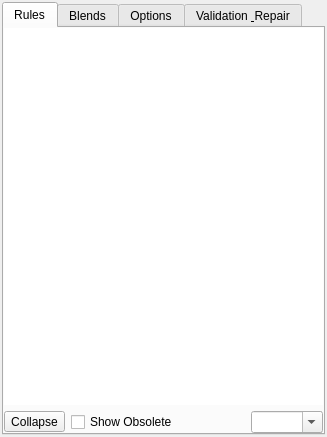
<?xml version="1.0" encoding="UTF-8"?>
<ui version="4.0">
 <class>BmpToolDialog</class>
 <widget class="QDockWidget" name="BmpToolDialog">
  <property name="geometry">
   <rect>
    <x>0</x>
    <y>0</y>
    <width>253</width>
    <height>394</height>
   </rect>
  </property>
  <property name="windowTitle">
   <string>BMP Tools</string>
  </property>
  <property name="allowedAreas">
   <set>Qt::LeftDockWidgetArea|Qt::RightDockWidgetArea</set>
  </property>
  <widget class="QWidget" name="dockWidgetContents">
  <layout class="QGridLayout" name="gridLayout">
   <property name="leftMargin">
    <number>2</number>
   </property>
   <property name="topMargin">
    <number>2</number>
   </property>
   <property name="rightMargin">
    <number>2</number>
   </property>
   <property name="bottomMargin">
    <number>2</number>
   </property>
   <item row="0" column="0">
    <widget class="QTabWidget" name="tabWidget">
     <property name="currentIndex">
      <number>0</number>
     </property>
     <widget class="QWidget" name="tab">
      <attribute name="title">
       <string>Rules</string>
      </attribute>
      <layout class="QVBoxLayout" name="verticalLayout">
       <property name="leftMargin">
        <number>0</number>
       </property>
       <property name="topMargin">
        <number>0</number>
       </property>
       <property name="rightMargin">
        <number>0</number>
       </property>
       <property name="bottomMargin">
        <number>0</number>
       </property>
       <item>
        <widget class="Tiled::Internal::BmpRuleView" name="tableView">
         <property name="frameShape">
          <enum>QFrame::NoFrame</enum>
         </property>
        </widget>
       </item>
       <item>
        <layout class="QHBoxLayout" name="horizontalLayout_5">
         <item>
          <widget class="QToolButton" name="expandCollapse">
           <property name="text">
            <string>Collapse</string>
           </property>
          </widget>
         </item>
         <item>
          <widget class="QCheckBox" name="showObsolete">
           <property name="text">
            <string>Show Obsolete</string>
           </property>
          </widget>
         </item>
         <item>
          <spacer name="horizontalSpacer_2">
           <property name="orientation">
            <enum>Qt::Horizontal</enum>
           </property>
           <property name="sizeHint" stdset="0">
            <size>
             <width>40</width>
             <height>20</height>
            </size>
           </property>
          </spacer>
         </item>
         <item>
          <widget class="QComboBox" name="scaleCombo">
           <property name="editable">
            <bool>true</bool>
           </property>
          </widget>
         </item>
        </layout>
       </item>
      </layout>
     </widget>
     <widget class="QWidget" name="tab_4">
      <attribute name="title">
       <string>Blends</string>
      </attribute>
      <layout class="QVBoxLayout" name="verticalLayout_5">
       <property name="leftMargin">
        <number>0</number>
       </property>
       <property name="topMargin">
        <number>0</number>
       </property>
       <property name="rightMargin">
        <number>0</number>
       </property>
       <property name="bottomMargin">
        <number>0</number>
       </property>
       <item>
        <widget class="Tiled::Internal::BmpBlendView" name="blendView">
         <property name="frameShape">
          <enum>QFrame::NoFrame</enum>
         </property>
        </widget>
       </item>
       <item>
        <widget class="QLabel" name="blendLabel">
         <property name="text">
          <string>Blend Info</string>
         </property>
        </widget>
       </item>
       <item>
        <widget class="Tiled::Internal::MixedTilesetView" name="tilesInBlend">
         <property name="maximumSize">
          <size>
           <width>16777215</width>
           <height>128</height>
          </size>
         </property>
        </widget>
       </item>
       <item>
        <layout class="QHBoxLayout" name="horizontalLayout_6">
         <item>
          <spacer name="horizontalSpacer_3">
           <property name="orientation">
            <enum>Qt::Horizontal</enum>
           </property>
           <property name="sizeHint" stdset="0">
            <size>
             <width>40</width>
             <height>20</height>
            </size>
           </property>
          </spacer>
         </item>
         <item>
          <widget class="QComboBox" name="blendScaleCombo">
           <property name="editable">
            <bool>true</bool>
           </property>
          </widget>
         </item>
        </layout>
       </item>
      </layout>
     </widget>
     <widget class="QWidget" name="tab_2">
      <attribute name="title">
       <string>Options</string>
      </attribute>
      <layout class="QVBoxLayout" name="verticalLayout_4">
       <item>
        <layout class="QHBoxLayout" name="horizontalLayout_3">
         <item>
          <widget class="QLabel" name="label">
           <property name="sizePolicy">
            <sizepolicy hsizetype="Preferred" vsizetype="Preferred">
             <horstretch>0</horstretch>
             <verstretch>0</verstretch>
            </sizepolicy>
           </property>
           <property name="text">
            <string>Brush size:</string>
           </property>
          </widget>
         </item>
         <item>
          <widget class="QSpinBox" name="brushSize">
           <property name="maximumSize">
            <size>
             <width>80</width>
             <height>16777215</height>
            </size>
           </property>
           <property name="minimum">
            <number>1</number>
           </property>
           <property name="maximum">
            <number>300</number>
           </property>
          </widget>
         </item>
         <item>
          <widget class="QRadioButton" name="brushSquare">
           <property name="text">
            <string/>
           </property>
           <property name="icon">
            <iconset resource="tiled.qrc">
             <normaloff>:/images/22x22/brush-square.png</normaloff>:/images/22x22/brush-square.png</iconset>
           </property>
          </widget>
         </item>
         <item>
          <widget class="QRadioButton" name="brushCircle">
           <property name="text">
            <string/>
           </property>
           <property name="icon">
            <iconset resource="tiled.qrc">
             <normaloff>:/images/22x22/brush-circle.png</normaloff>:/images/22x22/brush-circle.png</iconset>
           </property>
          </widget>
         </item>
         <item>
          <spacer name="horizontalSpacer">
           <property name="orientation">
            <enum>Qt::Horizontal</enum>
           </property>
           <property name="sizeHint" stdset="0">
            <size>
             <width>40</width>
             <height>20</height>
            </size>
           </property>
          </spacer>
         </item>
        </layout>
       </item>
       <item>
        <widget class="QCheckBox" name="restrictToSelection">
         <property name="text">
          <string>Restrict drawing to the selected area</string>
         </property>
        </widget>
       </item>
       <item>
        <widget class="QCheckBox" name="fillAllInSelectedArea">
         <property name="text">
          <string>Bucket: Fill all matching in selected area</string>
         </property>
        </widget>
       </item>
       <item>
        <widget class="QToolButton" name="toggleOverlayLayers">
         <property name="text">
          <string>Show/Hide FloorOverlay Layers</string>
         </property>
        </widget>
       </item>
       <item>
        <widget class="QCheckBox" name="showBMPTiles">
         <property name="text">
          <string>Show BMP-generated tiles</string>
         </property>
        </widget>
       </item>
       <item>
        <widget class="QCheckBox" name="showMapTiles">
         <property name="text">
          <string>Show map tiles</string>
         </property>
        </widget>
       </item>
       <item>
        <widget class="Line" name="line">
         <property name="orientation">
          <enum>Qt::Horizontal</enum>
         </property>
        </widget>
       </item>
       <item>
        <widget class="QGroupBox" name="rulesBox">
         <property name="title">
          <string>Rules.txt</string>
         </property>
         <layout class="QVBoxLayout" name="verticalLayout_2">
          <item>
           <widget class="QLineEdit" name="rulesFile">
            <property name="text">
             <string>&lt;none&gt;</string>
            </property>
            <property name="readOnly">
             <bool>true</bool>
            </property>
           </widget>
          </item>
          <item>
           <layout class="QHBoxLayout" name="horizontalLayout">
            <item>
             <widget class="QToolButton" name="reloadRules">
              <property name="text">
               <string>Reload</string>
              </property>
             </widget>
            </item>
            <item>
             <widget class="QToolButton" name="importRules">
              <property name="text">
               <string>Import...</string>
              </property>
             </widget>
            </item>
            <item>
             <widget class="QToolButton" name="exportRules">
              <property name="text">
               <string>Export...</string>
              </property>
             </widget>
            </item>
            <item>
             <widget class="QToolButton" name="trashRules">
              <property name="toolTip">
               <string>Remove all rules</string>
              </property>
              <property name="text">
               <string/>
              </property>
              <property name="icon">
               <iconset resource="tiled.qrc">
                <normaloff>:/images/16x16/edit-delete.png</normaloff>:/images/16x16/edit-delete.png</iconset>
              </property>
             </widget>
            </item>
           </layout>
          </item>
         </layout>
        </widget>
       </item>
       <item>
        <widget class="QGroupBox" name="blendsBox">
         <property name="title">
          <string>Blends.txt</string>
         </property>
         <layout class="QVBoxLayout" name="verticalLayout_3">
          <item>
           <widget class="QLineEdit" name="blendsFile">
            <property name="text">
             <string>&lt;none&gt;</string>
            </property>
            <property name="readOnly">
             <bool>true</bool>
            </property>
           </widget>
          </item>
          <item>
           <layout class="QHBoxLayout" name="horizontalLayout_2">
            <item>
             <widget class="QToolButton" name="reloadBlends">
              <property name="text">
               <string>Reload</string>
              </property>
             </widget>
            </item>
            <item>
             <widget class="QToolButton" name="importBlends">
              <property name="text">
               <string>Import...</string>
              </property>
             </widget>
            </item>
            <item>
             <widget class="QToolButton" name="exportBlends">
              <property name="text">
               <string>Export...</string>
              </property>
             </widget>
            </item>
            <item>
             <widget class="QToolButton" name="trashBlends">
              <property name="toolTip">
               <string>Remove all blends</string>
              </property>
              <property name="text">
               <string/>
              </property>
              <property name="icon">
               <iconset resource="tiled.qrc">
                <normaloff>:/images/16x16/edit-delete.png</normaloff>:/images/16x16/edit-delete.png</iconset>
              </property>
             </widget>
            </item>
           </layout>
          </item>
         </layout>
        </widget>
       </item>
       <item>
        <widget class="QCheckBox" name="blendEdgesEverywhere">
         <property name="toolTip">
          <string>When checked, edge tiles may be placed onto floor tiles that are not BMP floor tiles.
When unchecked, edge tiles are only placed on BMP floor tiles.
This is a permanent per-map setting.</string>
         </property>
         <property name="text">
          <string>Blend Edges Everywhere</string>
         </property>
        </widget>
       </item>
       <item>
        <spacer name="verticalSpacer">
         <property name="orientation">
          <enum>Qt::Vertical</enum>
         </property>
         <property name="sizeHint" stdset="0">
          <size>
           <width>20</width>
           <height>40</height>
          </size>
         </property>
        </spacer>
       </item>
      </layout>
     </widget>
     <widget class="QWidget" name="tab_3">
     <attribute name="title">
       <string>Validation &amp; Repair</string>
      </attribute>
      <layout class="QGridLayout" name="gridLayout_2">
       <item row="0" column="0">
        <widget class="QListWidget" name="warnings">
         <property name="frameShape">
          <enum>QFrame::StyledPanel</enum>
         </property>
        </widget>
       </item>
       <item row="1" column="0">
        <widget class="QCheckBox" name="repairUnknownColors">
         <property name="toolTip">
          <string>This is a bitmap validation and repair option, not a brush setting. During the color check, replace every pixel that is not present in the Rules palette. The change is undoable.</string>
         </property>
         <property name="text">
          <string>Auto-repair unknown bitmap colors during validation</string>
         </property>
        </widget>
       </item>
       <item row="2" column="0">
        <layout class="QFormLayout" name="fallbackColorsLayout">
         <item row="0" column="0">
          <widget class="QLabel" name="groundFallbackLabel">
           <property name="text">
            <string>Main fallback:</string>
           </property>
          </widget>
         </item>
         <item row="0" column="1">
          <widget class="QComboBox" name="groundFallback"/>
         </item>
         <item row="1" column="0">
          <widget class="QLabel" name="vegetationFallbackLabel">
           <property name="text">
            <string>Vegetation fallback:</string>
           </property>
          </widget>
         </item>
         <item row="1" column="1">
          <widget class="QComboBox" name="vegetationFallback"/>
         </item>
        </layout>
       </item>
       <item row="3" column="0">
        <layout class="QHBoxLayout" name="horizontalLayout_4">
         <item>
          <widget class="QToolButton" name="help">
           <property name="minimumSize">
            <size>
             <width>200</width>
             <height>0</height>
            </size>
           </property>
           <property name="text">
            <string>HELP!</string>
           </property>
          </widget>
         </item>
        </layout>
       </item>
      </layout>
     </widget>
   </widget>
  </item>
 </layout>
  </widget>
 </widget>
 <customwidgets>
  <customwidget>
   <class>Tiled::Internal::MixedTilesetView</class>
   <extends>QTableView</extends>
   <header>BuildingEditor/mixedtilesetview.h</header>
  </customwidget>
  <customwidget>
   <class>Tiled::Internal::BmpRuleView</class>
   <extends>QTableView</extends>
   <header>bmpruleview.h</header>
  </customwidget>
  <customwidget>
   <class>Tiled::Internal::BmpBlendView</class>
   <extends>QTableView</extends>
   <header>bmpblendview.h</header>
  </customwidget>
 </customwidgets>
 <resources>
  <include location="tiled.qrc"/>
 </resources>
 <connections/>
</ui>
